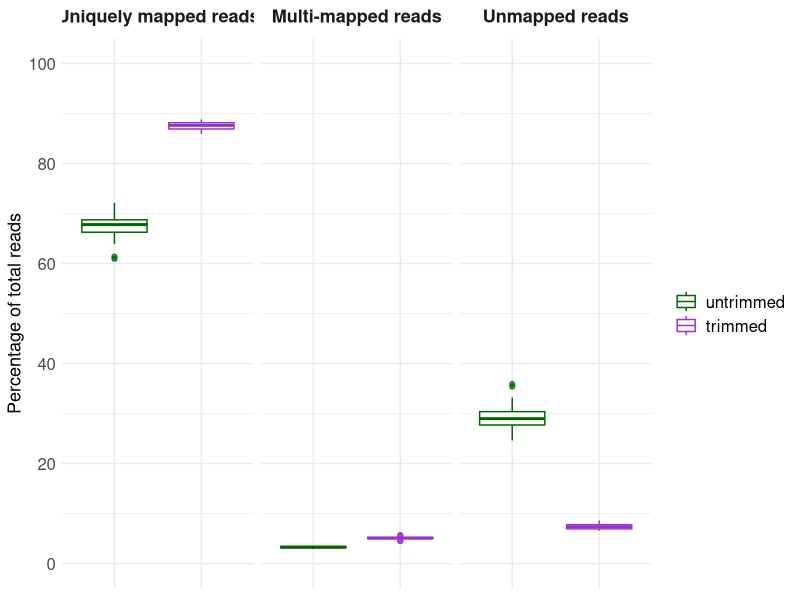

Reproduce this figure in R.
## ---- chunk 1
library(knitr)
knitr::opts_chunk$set(echo = TRUE, include = TRUE, fig.align = "center")
knitr::opts_knit$set(global.par = TRUE)
library(tidyverse); options(dplyr.summarise.inform = FALSE) # suppress summarise warnings
library(cowplot)
## ---- chunk 2
df <- read.csv("Readmapping_FastQC_overview.csv",header=TRUE)
## ---- chunk 3
df$uniquely.mapped.reads.. <- as.numeric(gsub("%", "", df$uniquely.mapped.reads..))
df$Multi.mapping.reads.. <- as.numeric(gsub("%", "", df$Multi.mapping.reads..))
df$Unmapped.reads.. <- as.numeric(gsub("%", "", df$Unmapped.reads..))
## ---- chunk 4
# Select columns 3 to 11 for y values
selected_columns <- c("trim_status","uniquely.mapped.reads..", "Multi.mapping.reads..", "Unmapped.reads..")
selected_df <- df[selected_columns]

df_longer <- selected_df %>% pivot_longer(cols = c("uniquely.mapped.reads..",
                                                   "Multi.mapping.reads..", "Unmapped.reads.."),
                                          names_to = "Name",
                                          values_to = "values")

# Reorder the levels of the "trim_status" factor
df_longer$trim_status <- factor(df_longer$trim_status, levels = c("untrimmed", "trimmed"))
df_longer$Name <- factor(df_longer$Name, levels =  c("uniquely.mapped.reads..",
                                                   "Multi.mapping.reads..", "Unmapped.reads.."))


facet_titles <- c(
  "uniquely.mapped.reads.." = "Uniquely mapped reads",
  "Multi.mapping.reads.." = "Multi-mapped reads",
  "Unmapped.reads.." = "Unmapped reads"
)

# Create a faceted box plot for each value
plot <- ggplot(df_longer, aes(x = trim_status, y = values, color = trim_status)) +
  geom_boxplot(alpha = 0.7) +
  geom_text(aes(label = trim_status), y = 105, vjust = -0.5, size = 4, show.legend = FALSE) +
  scale_colour_manual(values = c("darkgreen", "darkorchid")) +
  scale_y_continuous(limits = c(0, 100), breaks = seq(0, 100, by = 20)) +
  theme_minimal() +
  theme(
    axis.text.x = element_blank(),
    axis.title.x = element_blank(),
    axis.title.y = element_text(size = 13),
    strip.text = element_text(size = 13, face = "bold", hjust = 0.5, margin = margin(b = 10)),
    legend.position = "right",  # Remove legend
    legend.title = element_blank(),
    legend.text = element_text(size = 12),
    axis.text.y = element_text(size = 12)
  ) +
  facet_wrap(~Name, ncol = 3, labeller = labeller(Name = facet_titles)) +
  labs(fill = "Trim Status", y = "Percentage of total reads")

ggsave("Gene_mapping_comparison.png",plot = plot, width = 9, height = 4, path = "/Users/valentin/Documents/ETH/Master Biotechnologie/Lectures/Sytems_Genomics/Local_git_hub_repository/plots")
